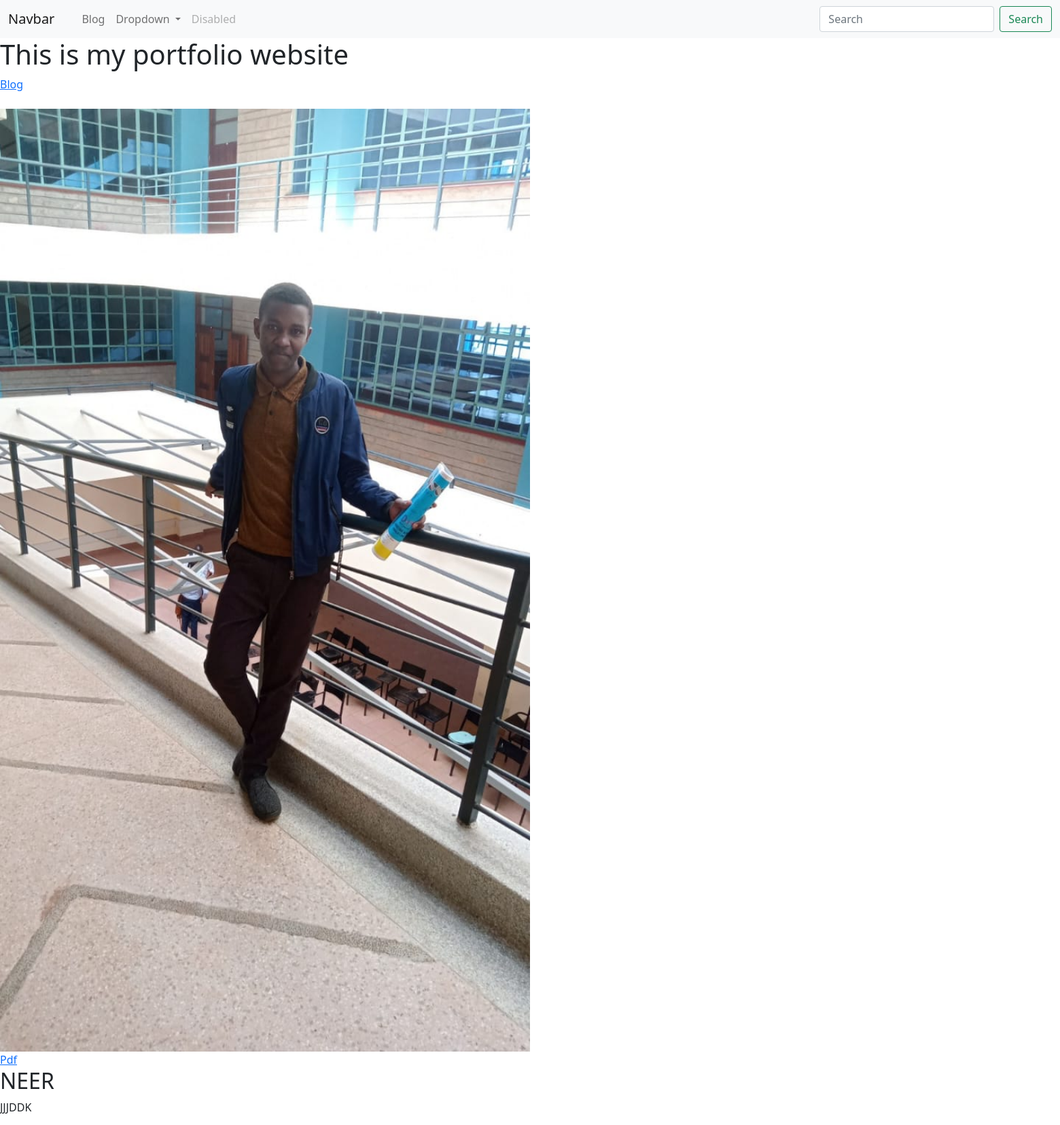
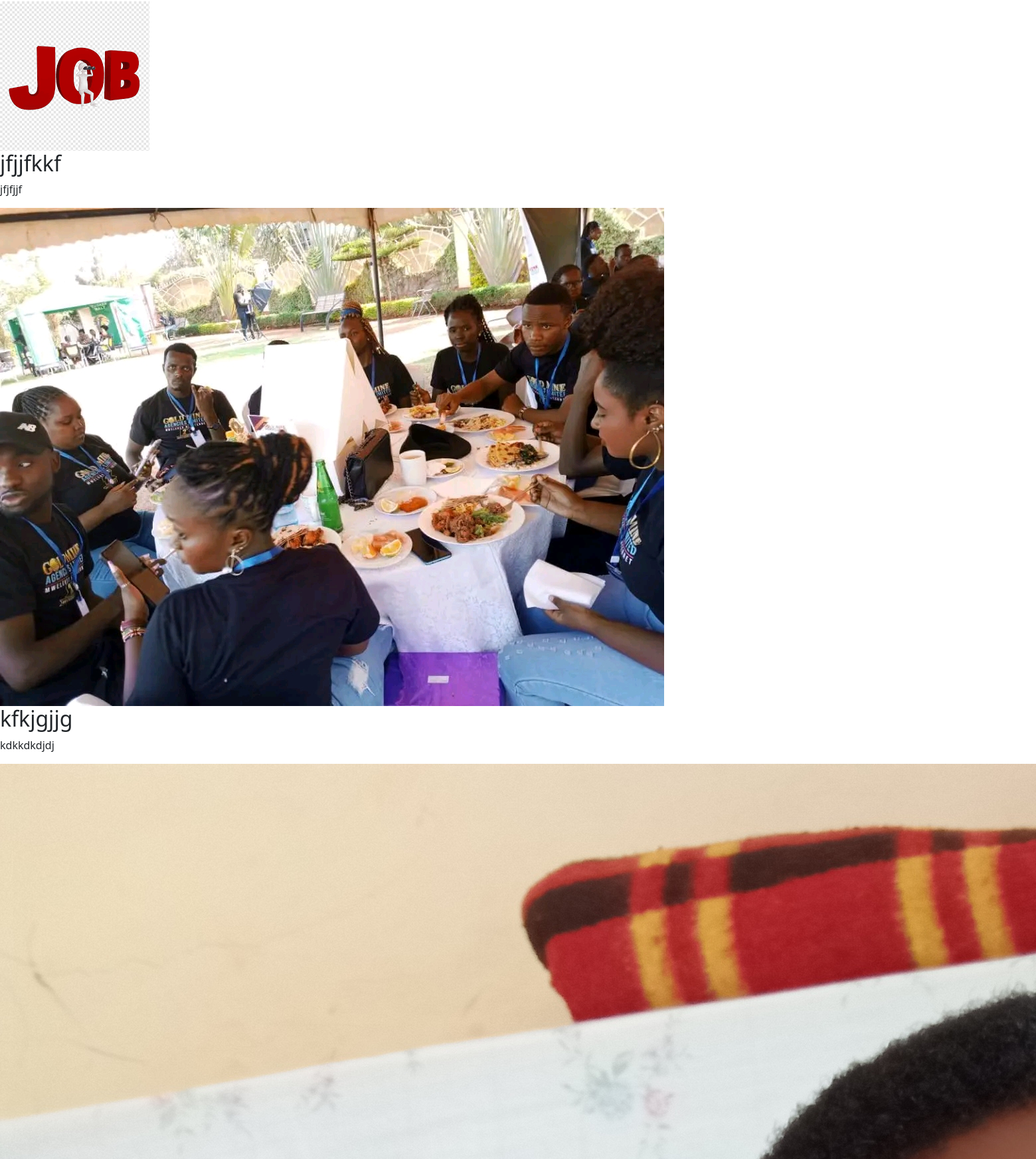
The page / (upper part) on the database its author committed (2 pictures, top to bottom).
### portfolio/models.py (models this page shows, shortened)
class project(models.Model):
  title = models.CharField(max_length=100)
  description = models.TextField(max_length=250)
  url = models.URLField(blank=True)
  image = models.ImageField(upload_to='project/images/')

### portfolio/views.py (the view)
# urls.py: 2. Add a URL to urlpatterns:  path('', views.home, name='home')
def home(request):
  projects = project.objects.all()
  return render(request,'portfolio/home.html', {'projects':projects})

### portfolio/templates/portfolio/home.html (shortened to what this page needs)
{% extends 'portfolio/base.html' %}
{% block content %}
<h1>This is my portfolio website</h1>
{% load static %}
<a href="{% url 'blog:all_blog' %}">Blog</a>
<br><br>
<img src="{% static 'portfolio/ven1.jpg' %}" width="50%" height="80%"><br>
<a href="{% static 'portfolio/ocean.pdf' %}">Pdf</a>
{% for project in projects %}
<h2>{{ project.title }}</h2>
<p>{{ project.description }}</p>
<img src="{{ project.image.url }}">
{% if project.url %}<br>
{% endif %}
{% endfor %}
{% endblock %}

### rows shown on the page
project: title "NEER", description "JJJDDK", image (picture)
project: title "jfjjfkkf", description "jfjfjjf", image (picture)
project: title "kfkjgjjg", description "kdkkdkdjdj", image (picture)
